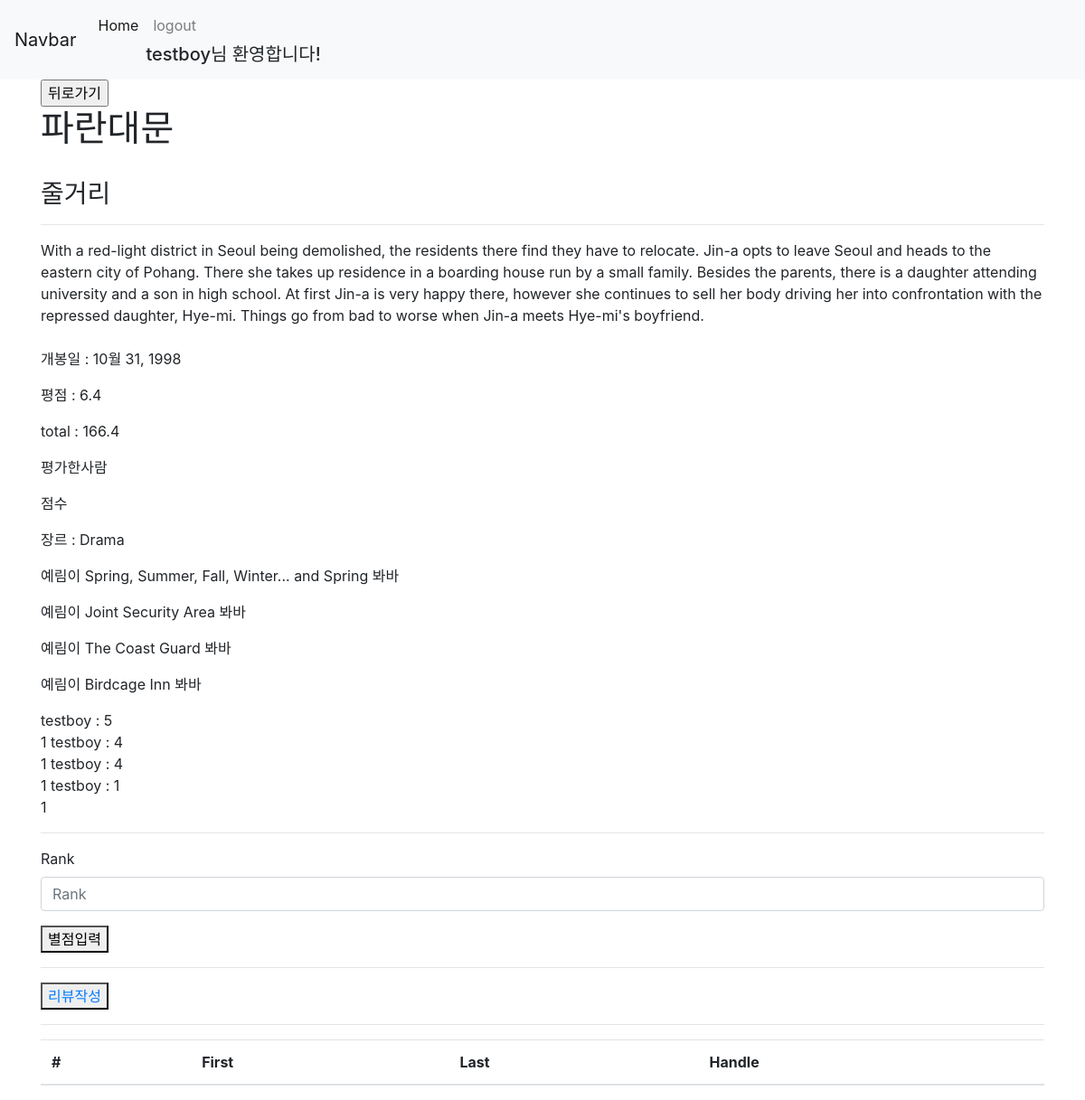
/movies/1844/ (signed in), run on an earlier commit of the app's database.
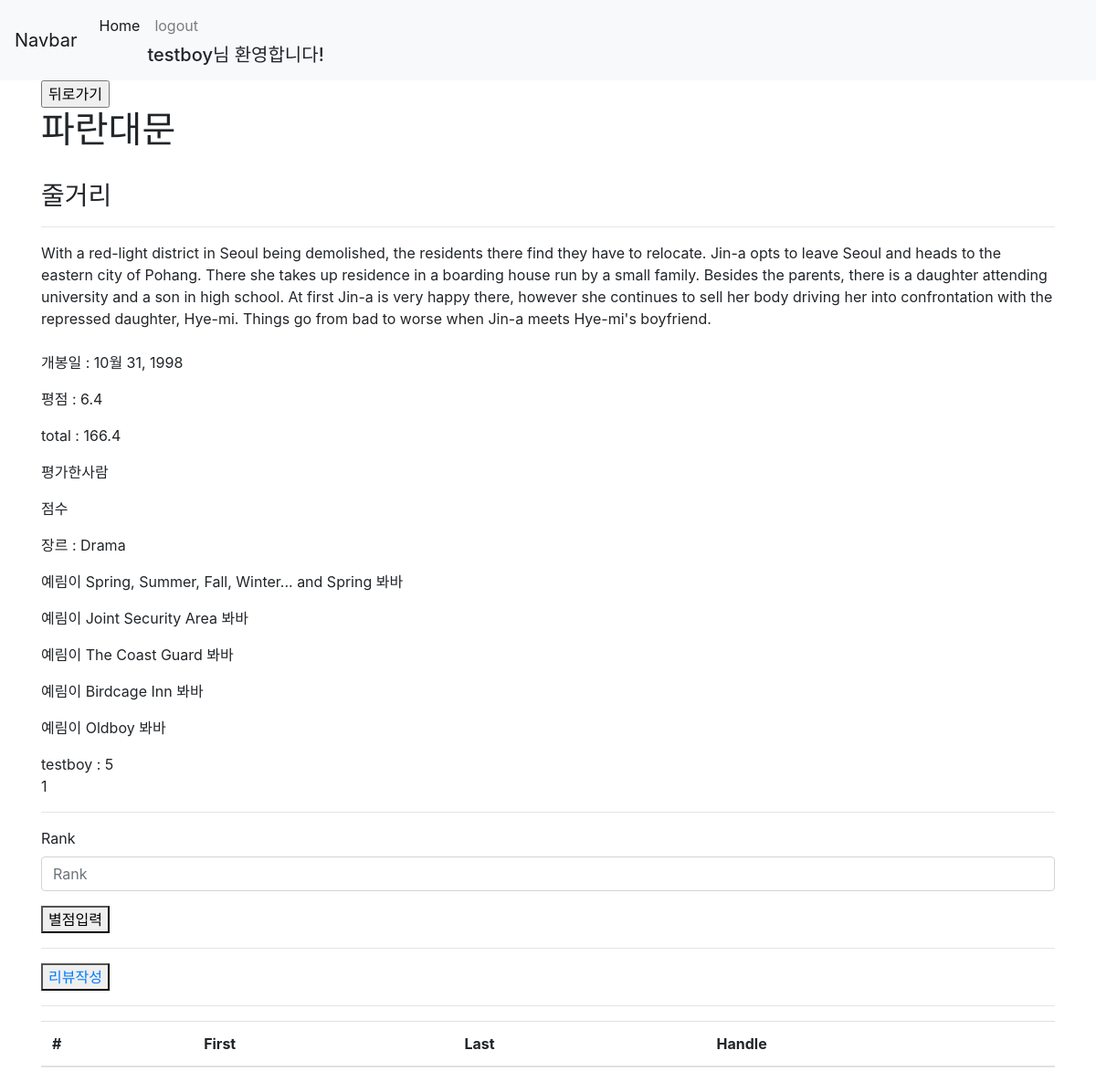
And on a later commit of the database.
### movies/models.py (models this page shows)
class Movie(models.Model):
    adult = models.BooleanField()
    backdrop_path = models.CharField(max_length=500, null=True)
    genres = models.ManyToManyField(Genre, related_name='movie_genre')
    original_language = models.CharField(max_length=20)
    original_title = models.CharField(max_length=200)
    overview = models.TextField(null=True)
    popularity = models.FloatField(null=True)
    poster_path = models.CharField(max_length=500, null=True)
    release_date = models.DateField(null=True)
    title = models.CharField(max_length=200)
    vote_average = models.FloatField(null=True)
    vote_count = models.IntegerField(null=True)
    vote_user = models.ManyToManyField(settings.AUTH_USER_MODEL, related_name="vote_movie", blank=True)

class Genre(models.Model):
    name = models.CharField(max_length=100)

class Rate(models.Model):
    rank = models.IntegerField()
    user = models.ForeignKey(settings.AUTH_USER_MODEL, on_delete=models.CASCADE)
    movie = models.ForeignKey(Movie, on_delete=models.CASCADE)

### movies/views.py (the view)
# urls.py: path('<int:movie_pk>/', views.detail, name='detail'),
def detail(request, movie_pk):
    movie = get_object_or_404(Movie, pk=movie_pk)
    rate = Rate.objects.all().filter(user_id=request.user.id)
    form = RatingForm(request.POST)
    genres = Genre.objects.all().filter(movie_genre=movie_pk)
    User = get_user_model()
    movie_names = Movie.objects.all().filter(vote_user=request.user.id)
    total = (movie.vote_average) * (movie.vote_count)
    if movie_pk in rate:
        gname = movie.movie_genres.name
    else:
        gname = ""
    context = {
    'movie':movie,
    'genres':genres,
    'total':total,
    'rate' : rate,
    'form': form,
    'movie_names':movie_names
    }
    return render(request, 'movies/detail.html', context)

### movies/forms.py
class RatingForm(forms.ModelForm):
    class Meta:
        model = Rate
        fields = ['rank']

### movies/templates/movies/detail.html (shortened to what this page needs)
{% extends 'base.html' %}
{% load bootstrap4 %}
{% block content %}
<a href="{% url 'movies:index' %}"><input type="button" value="뒤로가기"></a>
<h1>{{movie.original_title}}</h1>
<h3>줄거리</h3>
<hr>
<div>{{movie.overview}}</div>
<br>
<p>개봉일 : {{movie.release_date}}</p>
<p>평점 : {{movie.vote_average}}</p>
<p>total : {{total}}</p>
<p>평가한사람{{ movie.rate.rank }}</p>
<p>점수{{ movie.rate_set.rank.rank }}</p>
{% for genre in genres %}
<p>장르 : {{ genre.name }} </p>
{% endfor %}
{% for movie_name in movie_names %}
<p>예림이 {{movie_name.title }} 봐바</p>
{% endfor %}
{% for rank in movie.rate_set.all %}
{% if request.user.id == rank.user_id %}
{{ rank.user}} : {{ rank.rank }}
<br>
{{ rank.user_id}}
{% endif %}
{% endfor %}
<br>
<hr>
{% if request.user_id not in rate %}
<form action="{% url 'movies:rank' movie.pk %}" method="POST">
    {% bootstrap_form form %}
    <button>별점입력</button>
</form>
{% else %}
    <a href="{% url 'movies:rank_cancle' movie.pk %}"><button>입력취소</button></a>
{% endif %}
<hr>
<form action="" method="POST">
    <button><a href="{% url 'movies:review_create' movie.pk %}">리뷰작성</a></button>
</form>
<hr>
<table class="table">
    <thead>
        <tr>
            <th scope="col">#</th>
            <th scope="col">First</th>
            <th scope="col">Last</th>
            <th scope="col">Handle</th>
        </tr>
    </thead>
</table>
{% endblock %}

### templates/base.html (shortened to what this page needs)
<!DOCTYPE html>
{% load bootstrap4 %}
<html lang="ko">
<head>
    {% bootstrap_css %}
</head>
<body>
    <nav class="navbar navbar-expand-lg navbar-light bg-light">
        <a class="navbar-brand" href="#">Navbar</a>
        <div class="collapse navbar-collapse" id="navbarSupportedContent">
          <ul class="navbar-nav mr-auto">
            <li class="nav-item active">
              <a class="nav-link" href="{% url 'movies:index' %}">Home</a>
            </li>
            {% if request.user.is_authenticated %}
            <li class="nav-item">
              <a class="nav-link " href="{% url 'accounts:logout' %}" tabindex="-1" aria-disabled="true">logout</a>
              <h5>{{ request.user}}님 환영합니다!</h5>
            </li>
            {% else %}
            <li class="nav-item">
              <a class="nav-link " href="{% url 'accounts:login' %}" tabindex="-1" aria-disabled="true">login</a>
              <a class="nav-link " href="{% url 'accounts:signup' %}" tabindex="-1" aria-disabled="true">signup</a>
            </li>
            {% endif %}
          </ul>
        </div>
      </nav>
    <div class="container">
    {% block content %}
    {% endblock %}
    </div>
</body>
</html>

What changed in the data, as far as the page shows it:
removed Rate: user "testboy", rank "4", user_id "1"
removed Rate: user "testboy", rank "4", user_id "1"
removed Rate: user "testboy", rank "1", user_id "1"
now on this page (row unchanged): Movie: title "Oldboy"
